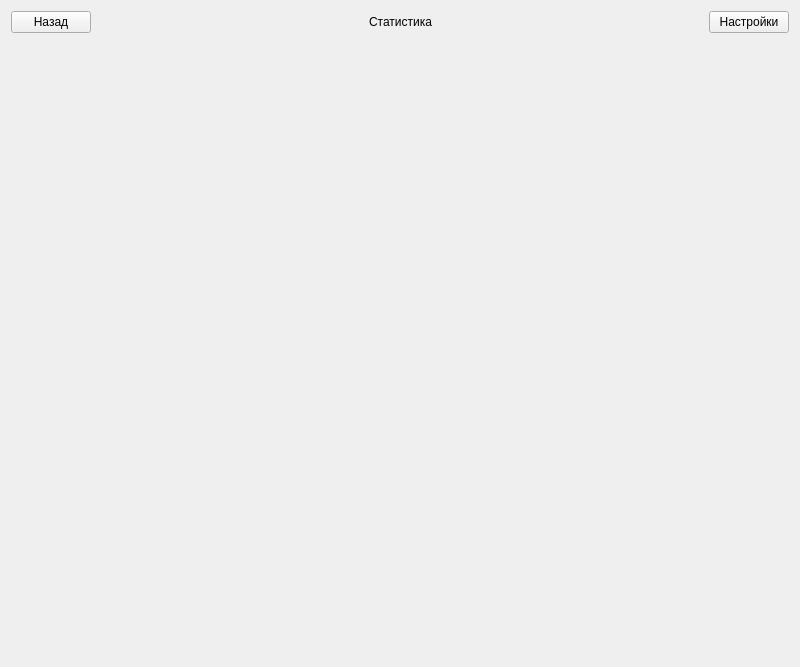
<?xml version="1.0" encoding="UTF-8"?>
<ui version="4.0">
 <class>StatisticsWindow</class>
 <widget class="QWidget" name="StatisticsWindow">
  <property name="geometry">
   <rect>
    <x>0</x>
    <y>0</y>
    <width>800</width>
    <height>667</height>
   </rect>
  </property>
  <property name="windowTitle">
   <string>Form</string>
  </property>
  <layout class="QVBoxLayout" name="verticalLayout">
   <item>
    <layout class="QHBoxLayout" name="horizontalLayout">
     <item>
      <widget class="QPushButton" name="back">
       <property name="styleSheet">
        <string notr="true"/>
       </property>
       <property name="text">
        <string>Назад</string>
       </property>
      </widget>
     </item>
     <item>
      <spacer name="horizontalSpacer">
       <property name="orientation">
        <enum>Qt::Horizontal</enum>
       </property>
       <property name="sizeHint" stdset="0">
        <size>
         <width>40</width>
         <height>20</height>
        </size>
       </property>
      </spacer>
     </item>
     <item>
      <widget class="QLabel" name="windowName">
       <property name="styleSheet">
        <string notr="true"/>
       </property>
       <property name="text">
        <string>Статистика</string>
       </property>
       <property name="alignment">
        <set>Qt::AlignCenter</set>
       </property>
      </widget>
     </item>
     <item>
      <spacer name="horizontalSpacer_2">
       <property name="orientation">
        <enum>Qt::Horizontal</enum>
       </property>
       <property name="sizeHint" stdset="0">
        <size>
         <width>40</width>
         <height>20</height>
        </size>
       </property>
      </spacer>
     </item>
     <item>
      <widget class="QPushButton" name="settings">
       <property name="styleSheet">
        <string notr="true"/>
       </property>
       <property name="text">
        <string>Настройки</string>
       </property>
      </widget>
     </item>
    </layout>
   </item>
   <item>
    <widget class="QFrame" name="graph">
     <property name="minimumSize">
      <size>
       <width>0</width>
       <height>500</height>
      </size>
     </property>
     <layout class="QHBoxLayout" name="horizontalLayout_2"/>
    </widget>
   </item>
   <item>
    <spacer name="verticalSpacer">
     <property name="orientation">
      <enum>Qt::Vertical</enum>
     </property>
     <property name="sizeHint" stdset="0">
      <size>
       <width>20</width>
       <height>80</height>
      </size>
     </property>
    </spacer>
   </item>
  </layout>
 </widget>
 <resources/>
 <connections/>
</ui>
